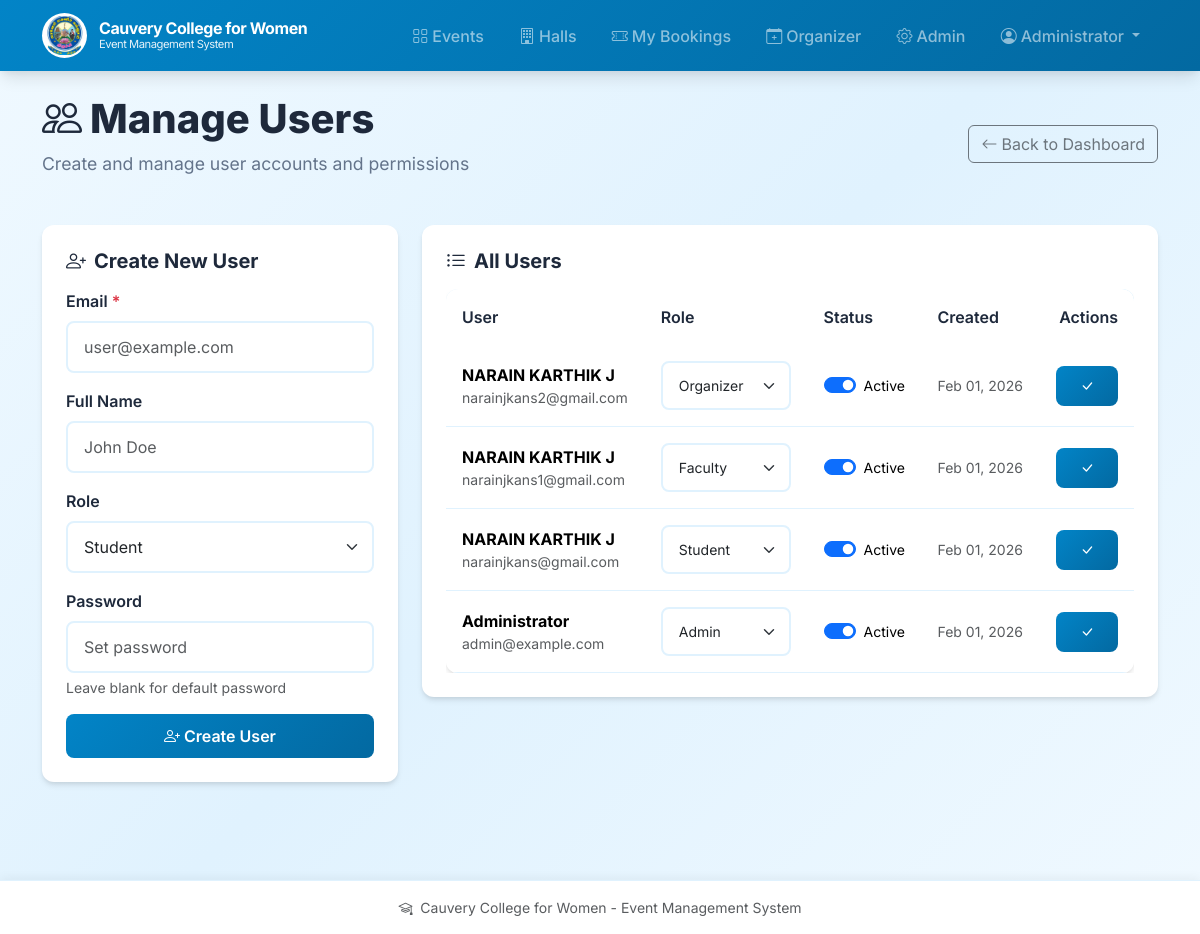
Page /admin/users (signed in) on the committed database.
### app.py (models this page shows, shortened)
class User(UserMixin, db.Model):
    __tablename__ = "users"
    id = db.Column(db.Integer, primary_key=True)
    email = db.Column(db.String, unique=True, nullable=True)
    student_id = db.Column(db.String, unique=True, nullable=True)
    password_hash = db.Column(db.String, nullable=False)
    full_name = db.Column(db.String)
    role = db.Column(db.String, nullable=False, default="student")  # student, faculty, organizer, admin
    phone = db.Column(db.String, nullable=True)
    department = db.Column(db.String, nullable=True)
    year = db.Column(db.String, nullable=True)
    active = db.Column(db.Boolean, default=True)
    created_at = db.Column(db.DateTime, default=datetime.utcnow)

### app.py (the view, shortened to what this page needs)
@app.route("/admin/users", methods=["GET", "POST"])
@login_required
@role_required("admin")
def admin_users():
    users = User.query.order_by(User.created_at.desc()).all()
    return render_template("admin_users.html", users=users)

### app.py (called while the page is built)
@login_manager.user_loader
def load_user(user_id):
    try:
        return db.session.get(User, int(user_id))
    except Exception:
        return None

def role_required(*roles):
    def decorator(f):
        @wraps(f)
        def wrapped(*args, **kwargs):
            if not current_user.is_authenticated:
                return redirect(url_for("login"))
            if current_user.role not in roles:
                flash("Access denied: insufficient permissions", "danger")
                return redirect(url_for("index"))
            return f(*args, **kwargs)
        return wrapped
    return decorator

### templates/admin_users.html (shortened to what this page needs)
{% extends "layout.html" %}
{% block content %}
<div class="page-header">
  <div class="d-flex justify-content-between align-items-center flex-wrap gap-3">
    <div>
      <h1><i class="bi bi-people me-2"></i>Manage Users</h1>
      <p>Create and manage user accounts and permissions</p>
    </div>
    <a class="btn btn-outline-secondary" href="{{ url_for('admin_dashboard') }}">
      <i class="bi bi-arrow-left me-1"></i>Back to Dashboard
    </a>
  </div>
</div>
<div class="row">
  <div class="col-lg-4 mb-4">
    <div class="dashboard-section">
      <h3><i class="bi bi-person-plus me-2"></i>Create New User</h3>
      <form method="post" action="{{ url_for('admin_users') }}">
        <div class="mb-3">
          <label class="form-label">Email <span class="text-danger">*</span></label>
          <input name="email" class="form-control" placeholder="user@example.com" required>
        </div>
        <div class="mb-3">
          <label class="form-label">Full Name</label>
          <input name="full_name" class="form-control" placeholder="John Doe">
        </div>
        <div class="mb-3">
          <label class="form-label">Role</label>
          <select name="role" class="form-select">
            <option value="student" selected>Student</option>
          </select>
        </div>
        <div class="mb-3">
          <label class="form-label">Password</label>
          <input name="password" type="password" class="form-control" placeholder="Set password">
          <div class="form-text">Leave blank for default password</div>
        </div>
        <button class="btn btn-primary w-100" type="submit">
          <i class="bi bi-person-plus me-1"></i>Create User
        </button>
      </form>
    </div>
  </div>
  <div class="col-lg-8 mb-4">
    <div class="dashboard-section">
      <h3><i class="bi bi-list-ul me-2"></i>All Users</h3>
      <div class="table-responsive">
        <table class="table mb-0">
          <thead>
            <tr>
              <th>User</th>
              <th>Role</th>
              <th>Status</th>
              <th>Created</th>
              <th class="text-end">Actions</th>
            </tr>
          </thead>
          <tbody>
            {% for u in users %}
              <tr>
                <td>
                  <div><strong>{{ u.full_name or 'N/A' }}</strong></div>
                  <div class="small text-muted">{{ u.email }}{% if u.student_id %} • {{ u.student_id }}{% endif %}</div>
                </td>
                <td>
                  <form method="post" action="{{ url_for('admin_update_user', user_id=u.id) }}" class="d-flex gap-2 align-items-center" id="form-{{ u.id }}">
                    <select name="role" class="form-select form-select-sm" style="width: 130px;">
                      <option value="student" {% if u.role=='student' %}selected{% endif %}>Student</option>
                      <option value="faculty" {% if u.role=='faculty' %}selected{% endif %}>Faculty</option>
                      <option value="organizer" {% if u.role=='organizer' %}selected{% endif %}>Organizer</option>
                      <option value="admin" {% if u.role=='admin' %}selected{% endif %}>Admin</option>
                    </select>
                </td>
                <td>
                    <div class="form-check form-switch">
                      <input class="form-check-input" type="checkbox" name="active" value="1" id="active-{{ u.id }}" {% if u.active %}checked{% endif %}>
                      <label class="form-check-label small" for="active-{{ u.id }}">Active</label>
                    </div>
                </td>
                <td class="small text-muted">{{ u.created_at.strftime('%b %d, %Y') if u.created_at else 'N/A' }}</td>
                <td class="text-end">
                    <button class="btn btn-sm btn-primary" type="submit">
                      <i class="bi bi-check-lg"></i>
                    </button>
                </td>
              </tr>
            {% else %}
              <tr><td colspan="5" class="text-center text-muted py-4">No users found</td></tr>
            {% endfor %}
          </tbody>
        </table>
      </div>
    </div>
  </div>
</div>
{% endblock %}

### templates/layout.html (shortened to what this page needs)
<!doctype html>
<html lang="en">
  <head>
    <link href="https://cdn.jsdelivr.net/npm/bootstrap@5.3.2/dist/css/bootstrap.min.css" rel="stylesheet">
    <link rel="stylesheet" href="https://cdn.jsdelivr.net/npm/bootstrap-icons@1.11.1/font/bootstrap-icons.css">
    <link rel="stylesheet" href="{{ url_for('static', filename='css/style.css') }}">
  </head>
  <body>
    <nav class="navbar navbar-expand-lg navbar-dark">
      <div class="container">
        <a class="navbar-brand" href="{{ url_for('index') }}">
          <img src="{{ url_for('static', filename='images/college_logo.png') }}" alt="Logo">
          <span class="college-name">
            <span class="main-name">Cauvery College for Women</span>
            <span class="sub-name">Event Management System</span>
          </span>
        </a>
        <div class="collapse navbar-collapse" id="nav">
          <ul class="navbar-nav ms-auto">
            <li class="nav-item">
              <a class="nav-link" href="{{ url_for('event_list') }}">
                <i class="bi bi-grid me-1"></i>Events
              </a>
            </li>
            <li class="nav-item">
              <a class="nav-link" href="{{ url_for('admin_halls') }}">
                <i class="bi bi-building me-1"></i>Halls
              </a>
            </li>
            {% if current_user.is_authenticated %}
              <li class="nav-item">
                <a class="nav-link" href="{{ url_for('my_bookings') }}">
                  <i class="bi bi-ticket-perforated me-1"></i>My Bookings
                </a>
              </li>
              {% if current_user.role in ['organizer','admin'] %}
                <li class="nav-item">
                  <a class="nav-link" href="{{ url_for('organizer_dashboard') }}">
                    <i class="bi bi-calendar-plus me-1"></i>Organizer
                  </a>
                </li>
              {% endif %}
              {% if current_user.role == 'admin' %}
                <li class="nav-item">
                  <a class="nav-link" href="{{ url_for('admin_dashboard') }}">
                    <i class="bi bi-gear me-1"></i>Admin
                  </a>
                </li>
              {% endif %}
              <li class="nav-item dropdown">
                <a class="nav-link dropdown-toggle" href="#" role="button" data-bs-toggle="dropdown">
                  <i class="bi bi-person-circle me-1"></i>{{ current_user.full_name or current_user.email }}
                </a>
              </li>
            {% endif %}
          </ul>
        </div>
      </div>
    </nav>
    <main class="container py-4">
      {% block content %}{% endblock %}
    </main>
    <footer class="py-3">
      <div class="container text-center small text-muted">
        <i class="bi bi-mortarboard me-1"></i> Cauvery College for Women - Event Management System
      </div>
    </footer>
  </body>
</html>

### static/css/style.css (style rules this page uses)
:root { --primary-color: #0284c7; --primary-dark: #0369a1; --primary-light: #38bdf8; --secondary-color: #0ea5e9; --success-color: #22c55e; --warning-color: #f59e0b; --danger-color: #ef4444; --dark-color: #1e293b; --light-color: #f0f9ff; --sky-light: #e0f2fe; --sky-lighter: #f0f9ff; --border-radius: 12px; --box-shadow: 0 4px 6px -1px rgba(0, 0, 0, 0.1), 0 2px 4px -1px rgba(0, 0, 0, 0.06); --box-shadow-lg: 0 10px 15px -3px rgba(0, 0, 0, 0.1), 0 4px 6px -2px rgba(0, 0, 0, 0.05); }
* { box-sizing: border-box; }
body { font-family: 'Inter', -apple-system, BlinkMacSystemFont, 'Segoe UI', Roboto, sans-serif; background: linear-gradient(135deg, #f0f9ff 0%, #e0f2fe 50%, #f0f9ff 100%); min-height: 100vh; padding-bottom: 80px; }
.navbar { background: linear-gradient(135deg, #0284c7 0%, #0369a1 100%) !important; box-shadow: var(--box-shadow-lg); padding: 0.5rem 0; }
.navbar-brand { font-weight: 700; font-size: 1.1rem; letter-spacing: -0.025em; display: flex; align-items: center; gap: 0.75rem; }
.navbar-brand img { height: 45px; width: 45px; object-fit: contain; background: white; border-radius: 50%; padding: 2px; }
.college-name { display: flex; flex-direction: column; line-height: 1.2; }
.college-name .main-name { font-size: 1rem; font-weight: 700; }
.college-name .sub-name { font-size: 0.7rem; opacity: 0.9; font-weight: 400; }
.nav-link { font-weight: 500; padding: 0.5rem 1rem !important; border-radius: 8px; transition: all 0.2s ease; margin: 0 0.1rem; }
.btn-primary { background: linear-gradient(135deg, #0284c7 0%, #0369a1 100%); border: none; padding: 0.6rem 1.5rem; border-radius: 8px; font-weight: 600; transition: all 0.2s ease; }
.dashboard-section { background: white; border-radius: var(--border-radius); padding: 1.5rem; margin-bottom: 1.5rem; box-shadow: var(--box-shadow); }
.dashboard-section h3 { font-weight: 700; color: var(--dark-color); margin-bottom: 1rem; font-size: 1.25rem; }
.table { background: white; border-radius: var(--border-radius); overflow: hidden; box-shadow: var(--box-shadow); }
.table thead { background: linear-gradient(135deg, #e0f2fe 0%, #bae6fd 100%); }
.table thead th { font-weight: 600; color: var(--dark-color); border: none; padding: 1rem; }
.table tbody td { padding: 1rem; vertical-align: middle; border-color: #e0f2fe; }
.form-control, .form-select { border: 2px solid #e0f2fe; border-radius: 8px; padding: 0.75rem 1rem; transition: all 0.2s ease; }
.form-label { font-weight: 600; color: var(--dark-color); margin-bottom: 0.5rem; }
footer { background: white !important; border-top: 1px solid #e0f2fe; box-shadow: 0 -2px 10px rgba(0, 0, 0, 0.05); position: fixed; bottom: 0; left: 0; right: 0; }
.page-header { margin-bottom: 2rem; }
.page-header h1 { font-weight: 800; color: var(--dark-color); margin-bottom: 0.5rem; }
.page-header p { color: #64748b; font-size: 1.1rem; }

### rows in the picture
User: full_name "Administrator", email "admin@example.com", role "Admin", active "☑", created_at "Feb 01, 2026"
User: full_name "NARAIN KARTHIK J", email "narainjkans2@gmail.com", role "Organizer", active "☑", created_at "Feb 01, 2026"
User: full_name "NARAIN KARTHIK J", email "narainjkans1@gmail.com", role "Faculty", active "☑", created_at "Feb 01, 2026"
User: full_name "NARAIN KARTHIK J", email "narainjkans@gmail.com", role "Student", active "☑", created_at "Feb 01, 2026"
